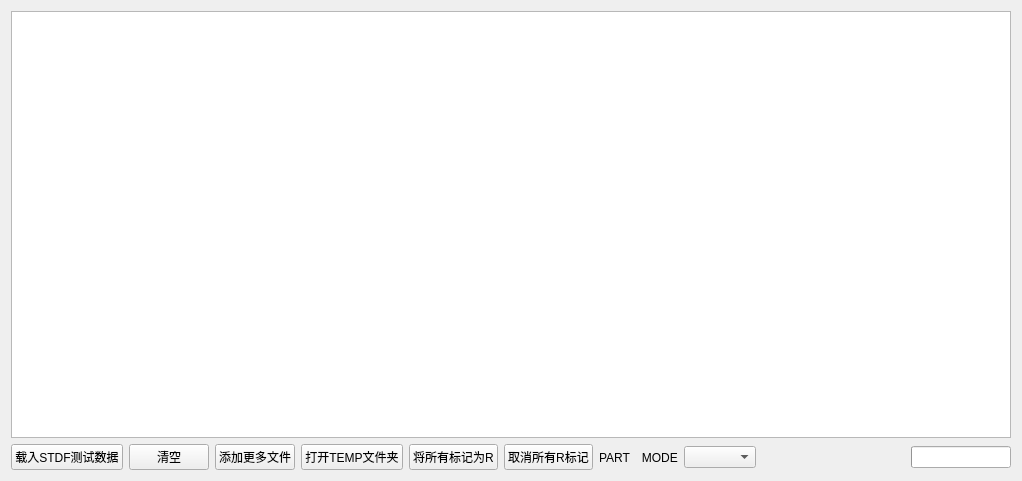
<?xml version="1.0" encoding="UTF-8"?>
<ui version="4.0">
 <class>Form</class>
 <widget class="QWidget" name="Form">
  <property name="geometry">
   <rect>
    <x>0</x>
    <y>0</y>
    <width>1022</width>
    <height>481</height>
   </rect>
  </property>
  <property name="windowTitle">
   <string>Form</string>
  </property>
  <layout class="QVBoxLayout" name="verticalLayout">
   <item>
    <layout class="QGridLayout" name="gridLayout_2">
     <item row="0" column="0">
      <widget class="QtTableWidget" name="tableWidget"/>
     </item>
    </layout>
   </item>
   <item>
    <layout class="QHBoxLayout" name="horizontalLayout_2">
     <item>
      <widget class="QPushButton" name="pushButton">
       <property name="text">
        <string>载入STDF测试数据</string>
       </property>
      </widget>
     </item>
     <item>
      <widget class="QPushButton" name="pushButton_6">
       <property name="text">
        <string>清空</string>
       </property>
      </widget>
     </item>
     <item>
      <widget class="QPushButton" name="pushButton_2">
       <property name="text">
        <string>添加更多文件</string>
       </property>
      </widget>
     </item>
     <item>
      <widget class="QPushButton" name="pushButton_5">
       <property name="text">
        <string>打开TEMP文件夹</string>
       </property>
      </widget>
     </item>
     <item>
      <widget class="QPushButton" name="pushButton_3">
       <property name="text">
        <string>将所有标记为R</string>
       </property>
      </widget>
     </item>
     <item>
      <widget class="QPushButton" name="pushButton_4">
       <property name="text">
        <string>取消所有R标记</string>
       </property>
      </widget>
     </item>
     <item>
      <widget class="QLabel" name="label">
       <property name="text">
        <string>PART　MODE</string>
       </property>
      </widget>
     </item>
     <item>
      <widget class="QComboBox" name="comboBox"/>
     </item>
     <item>
      <spacer name="horizontalSpacer">
       <property name="orientation">
        <enum>Qt::Horizontal</enum>
       </property>
       <property name="sizeHint" stdset="0">
        <size>
         <width>40</width>
         <height>20</height>
        </size>
       </property>
      </spacer>
     </item>
     <item>
      <widget class="QProgressBar" name="progressBar">
       <property name="maximumSize">
        <size>
         <width>100</width>
         <height>16777215</height>
        </size>
       </property>
       <property name="value">
        <number>0</number>
       </property>
       <property name="textVisible">
        <bool>false</bool>
       </property>
       <property name="format">
        <string/>
       </property>
      </widget>
     </item>
    </layout>
   </item>
  </layout>
 </widget>
 <customwidgets>
  <customwidget>
   <class>QtTableWidget</class>
   <extends>QTableWidget</extends>
   <header>ui_component.ui_module.table_module</header>
  </customwidget>
 </customwidgets>
 <resources/>
 <connections/>
</ui>
